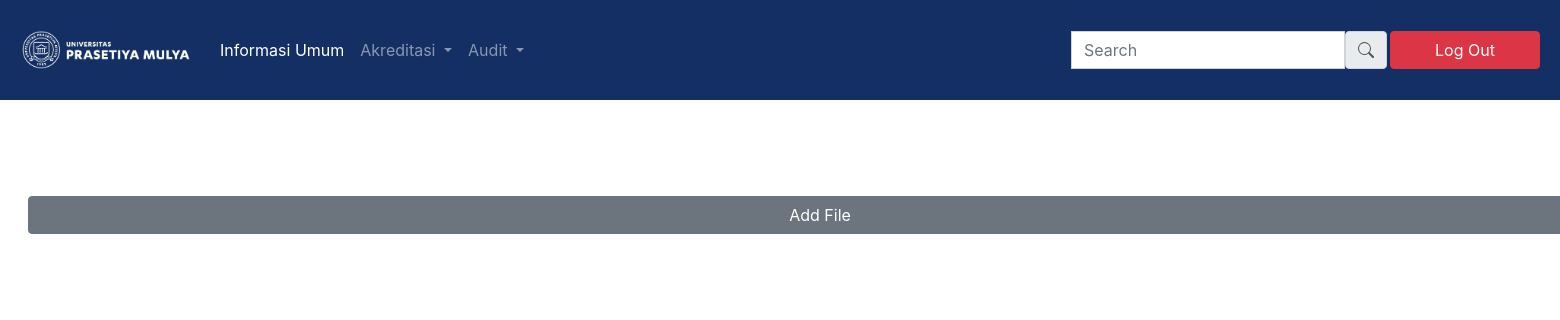
Before: /auditumum/ with the older database file.
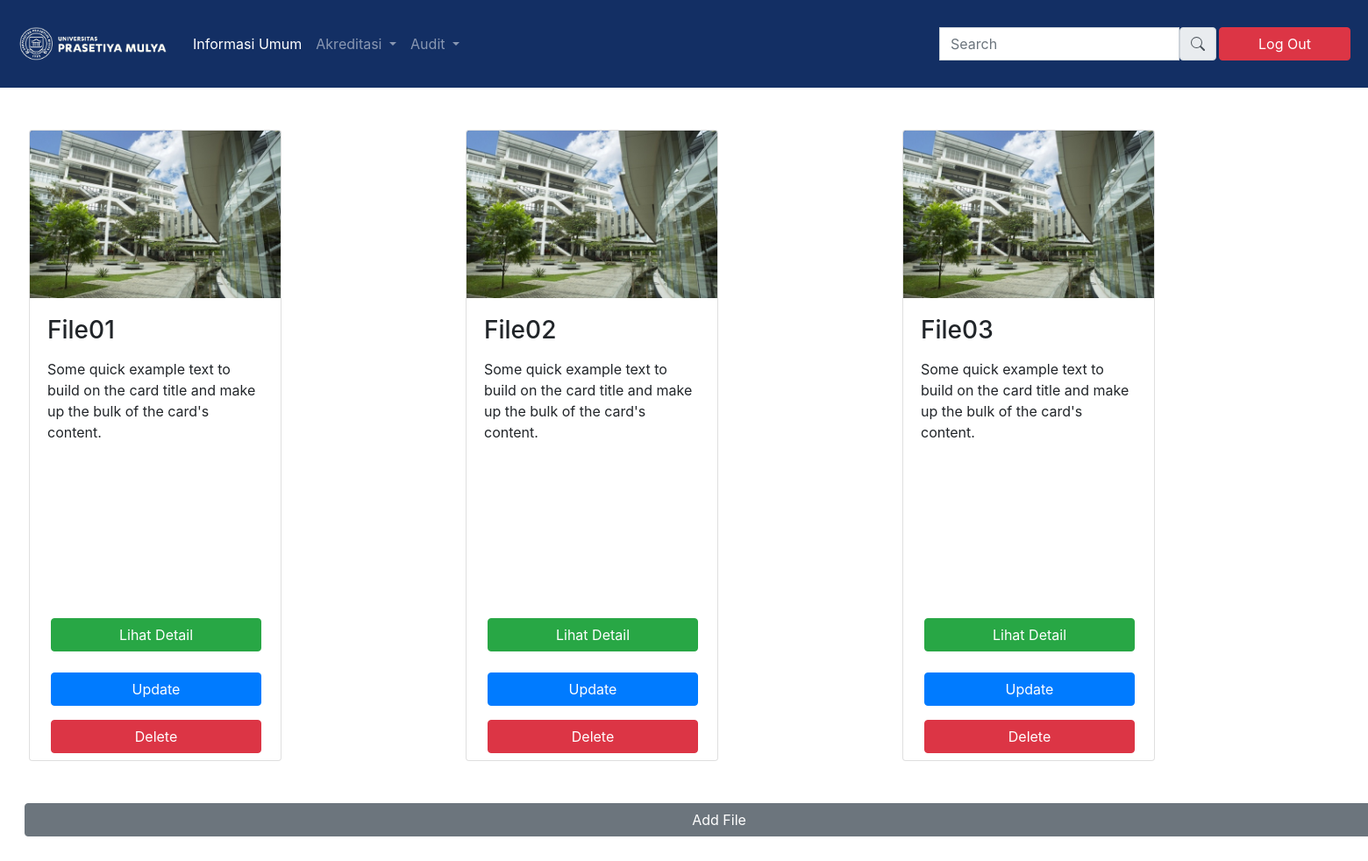
After: the same page with the newer database file.
### home/models.py (models this page shows, shortened)
class baruFile(models.Model):
    created_on = models.DateTimeField(auto_now_add=True)
    nama_file = models.CharField(default='', max_length=256)
    desc_file = models.TextField()
    link_file = models.CharField(default='', max_length=256)
    nama_folder = models.ForeignKey(baruFolder, on_delete=models.CASCADE)

### home/views.py (the view)
# urls.py: path('auditumum/',homeViews.auditUmum, name="auditumum"),
def auditUmum(request):
    folder = models.baruFolder.objects.get(nama_folder = 'Audit Umum')
    files = models.baruFile.objects.filter(nama_folder = folder)
    context = {
        'files': files,
    }
    return render(request, 'list.html', context)

### template/list.html (shortened to what this page needs)
<!doctype html>
{% load static %}
<html lang="en">
  <head>
    <link rel="stylesheet" href="https://stackpath.bootstrapcdn.com/bootstrap/4.5.2/css/bootstrap.min.css">
    <link rel="stylesheet" href="{% static 'assets/list.css' %}">
  </head>
  <body>
<section>
        <nav class="navbar navbar-expand-lg navbar-dark" style="background-color: #132F64; height: 100px;">
            <a class="navbar-brand" href="{% url 'homepage' %}">
                <img class="title-logo" src="{% static 'media/logo-prasmul.png' %}" alt="">
            </a>
            <div class="collapse navbar-collapse" id="navbarSupportedContent">
              <ul class="navbar-nav mr-auto">
                <li class="nav-item active">
                  <a class="nav-link" href="{% url 'informasiUmum' %}">Informasi Umum <span class="sr-only">(current)</span></a>
                </li>
                <li class="nav-item dropdown">
                    <a class="nav-link dropdown-toggle" href="#" id="navbarDropdown" role="button" data-toggle="dropdown" aria-haspopup="true" aria-expanded="false">
                      Akreditasi
                    </a>
                  </li>
                  <li class="nav-item dropdown">
                    <a class="nav-link dropdown-toggle" href="#" id="navbarDropdown" role="button" data-toggle="dropdown" aria-haspopup="true" aria-expanded="false">
                      Audit
                    </a>
                  </li>
              </ul>
              <form class="form-inline my-2 my-lg-0">
                  <div class="input-group-prepend" style="height: 2.4rem; border-radius: 0px;">
                    <input type="text" class="form-control" style="border-radius: 0px;" placeholder="Search" aria-label="search" aria-describedby="basic-addon1">
                    <span class="input-group-text" id="basic-addon1"></span>
                  </div>
                  <a class="btn btn-danger mx-1" href="{% url 'logout' %}" style="width: 150px;" href="#" role="button">Log Out</a>
              </form>
            </div>
          </nav>
    </section>
    <section class="mx-5 my-5">
        <div class="row">
            {% for item in files %}
            <div class="column">
                <div class="card" style="width: 18rem; height: 45rem;">
                    <img class="card-img-top" src="{% static 'media/sample-image.jpg' %}" alt="...">
                    <div class="card-body">
                      <h3>{{item.nama_file}}</h3>
                      <p class="card-text my-3">{{item.desc_file}}</p>
                    </div>
                    <a class="btn btn-success my-3 mx-4" href="{{item.link_file}}" style="width: 15rem;" href="#" role="button">Lihat Detail</a>
                    <a class="btn btn-primary my-2 mx-4" href="{% url 'update' id=item.id %}" style="width: 15rem;" href="#" role="button">Update</a>
                    <a class="btn btn-danger my-2 mx-4" href="{% url 'delete' id=item.id %}" style="width: 15rem;" href="#" role="button">Delete</a>
                  </div>
            </div>
            {% endfor %}
        </div>
        <a class="btn btn-secondary my-5" href="{% url 'editform' %}" style="width: 99rem; margin-left: -20px; padding-top: -20px" href="#" role="button">Add File</a>
    </section>
  </body>
</html>

Changed rows visible on the page:
now on this page (row edited): baruFile: nama_file "File01", desc_file "Some quick example text to build on the card title and make up the bulk of the card's content."
now on this page (row edited): baruFile: nama_file "File02", desc_file "Some quick example text to build on the card title and make up the bulk of the card's content."
now on this page (row edited): baruFile: nama_file "File03", desc_file "Some quick example text to build on the card title and make up the bulk of the card's content."
